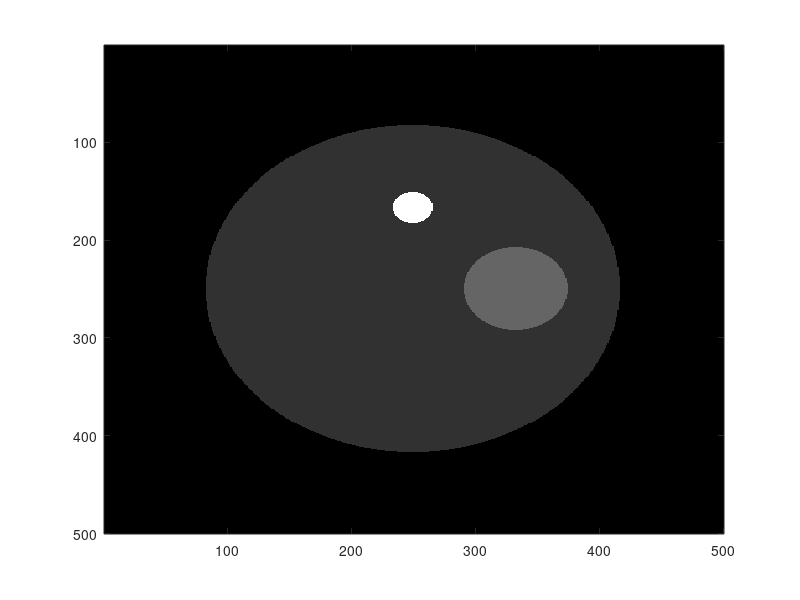

The MATLAB source for this figure: (Note: this script raises an error after producing the figure.)
% Test_projectors: forwardProjectRayDriven2 (2D Matlab forward projection)
% He Yang, Nov 2014

%% Setting parameters

clear all; close all;

fprintf('\tAdding needed paths... \n');
addpath(genpath('../CTSim'));

%n= 128;
n = 500;

I = zeros(n,n);

ix = 1:n;
ix = ix + 0.5;
iix = ones(n,1) * ix;
iiy = iix';

r1 = round(n/12);
r2 = round(n/32);
r3 = round(n/3);

c1x = round(n*2/3);
c1y = round(n/2);

c2x = round(n/2);
c2y = round(n/3);

c3x = round(n/2);
c3y = round(n/2);

I( sqrt((iix-c3x).^2+(iiy-c3y).^2) < r3 ) = 1;
I( sqrt((iix-c1x).^2+(iiy-c1y).^2) < r1 ) = 2;
I( sqrt((iix-c2x).^2+(iiy-c2y).^2) < r2 ) = 5;


img = I;

figure(1)
imagesc(img); colormap gray;


geom.detSpacing = 1;
geom.detSize = 400;
%geom.detOffset = 10;
geom.detOffset = 0;


phan.size = size(img);
phan.spacing = [1.5 1.5];
%phan.offset  = [10, 10];
phan.offset = [0 0];

geom.reconSize = phan.size;
geom.reconSpacing = phan.spacing;
geom.reconOffset = phan.offset;


geom.SAD = 800;
geom.ADD = 800;
geom.SDD = geom.SAD + geom.ADD;
geom.noViews = 72;
geom.betas = (0:geom.noViews-1)' * 2*pi/geom.noViews;

%% Test projections: matlab function forwardProjectRayDriven2
tic
flatPanel = 0;
sino0 = forwardProjectRayDriven2(img, phan, geom, flatPanel);
toc

% tic
% sino2 = forwardProjectDistanceDrivenMex( img, phan, geom );
% toc
% 
% tic
% sino1 = forwardProjectRayDrivenMex( img, phan, geom );
% toc


figure(10)
imagesc(sino0); colormap gray;

flatPanel = 1;
sino1 = forwardProjectRayDriven2(img, phan, geom, flatPanel);
figure(11)
imagesc(sino1); colormap gray;
%
flatPanel = 2;
sino2 = forwardProjectRayDriven2(img, phan, geom, flatPanel);
figure(12)
imagesc(sino2); colormap gray;
% 
figure(13)
imagesc(sino0- sino2); colormap gray;
%
figure(14)
imagesc(sino1 - sino2);colormap gray;
%
figure(15)
plot(sino0(:,1)-sino2(:,1));

%% Test projectors: fbct_geom_mex3 (2d forward projection)
projType = 'proj,rd';
geom.flatPanel = 0;
tic
sino30 = fbct_geom_mex3( projType, int32(geom.reconSize), single(geom.reconSpacing), ...
     single(geom.reconOffset), int32(geom.detSize), single(geom.detSpacing),...
     single(geom.detOffset), single(geom.SAD), single(geom.ADD), single(geom.SDD),...
     int32(geom.noViews), double(geom.betas), int32(geom.flatPanel), single(img) );
toc
figure(30)
imagesc(sino30); colormap gray;
 
geom.flatPanel = 1; 
sino31 = fbct_geom_mex3( projType, int32(geom.reconSize), single(geom.reconSpacing), ...
     single(geom.reconOffset), int32(geom.detSize), single(geom.detSpacing),...
     single(geom.detOffset), single(geom.SAD), single(geom.ADD), single(geom.SDD),...
     int32(geom.noViews), double(geom.betas), int32(geom.flatPanel), single(img) );
 figure(31)
imagesc(sino31); colormap gray;
 

geom.flatPanel = 2;
sino32 = fbct_geom_mex3( projType, int32(geom.reconSize), single(geom.reconSpacing), ...
     single(geom.reconOffset), int32(geom.detSize), single(geom.detSpacing),...
     single(geom.detOffset), single(geom.SAD), single(geom.ADD), single(geom.SDD),...
     int32(geom.noViews), double(geom.betas), int32(geom.flatPanel), single(img) );
figure(32) 
imagesc(sino32); colormap gray; 

figure(33)
imagesc(sino30-sino32); colormap gray;

figure(34)
imagesc(sino31-sino32); colormap gray;

figure(35)
plot(sino30(:,1)-sino32(:,1));


%%
tic
sinoTF = forwardProjectTrapezoidicFootprintMex( img, phan, geom );
toc



figure(4)
imagesc(sinoTF); colormap gray;


figure(5)
imagesc(sino - sinoTF ); colormap gray;


tic
img = backProjectDistanceDrivenMex( sinoMex, geom );
toc

tic
imgMex = backProjectPixelDrivenMex( sinoMex, geom );
toc

figure(3)
imagesc(imgMex); colormap gray;

figure(4)
imagesc(img); colormap gray;



return;
%%








